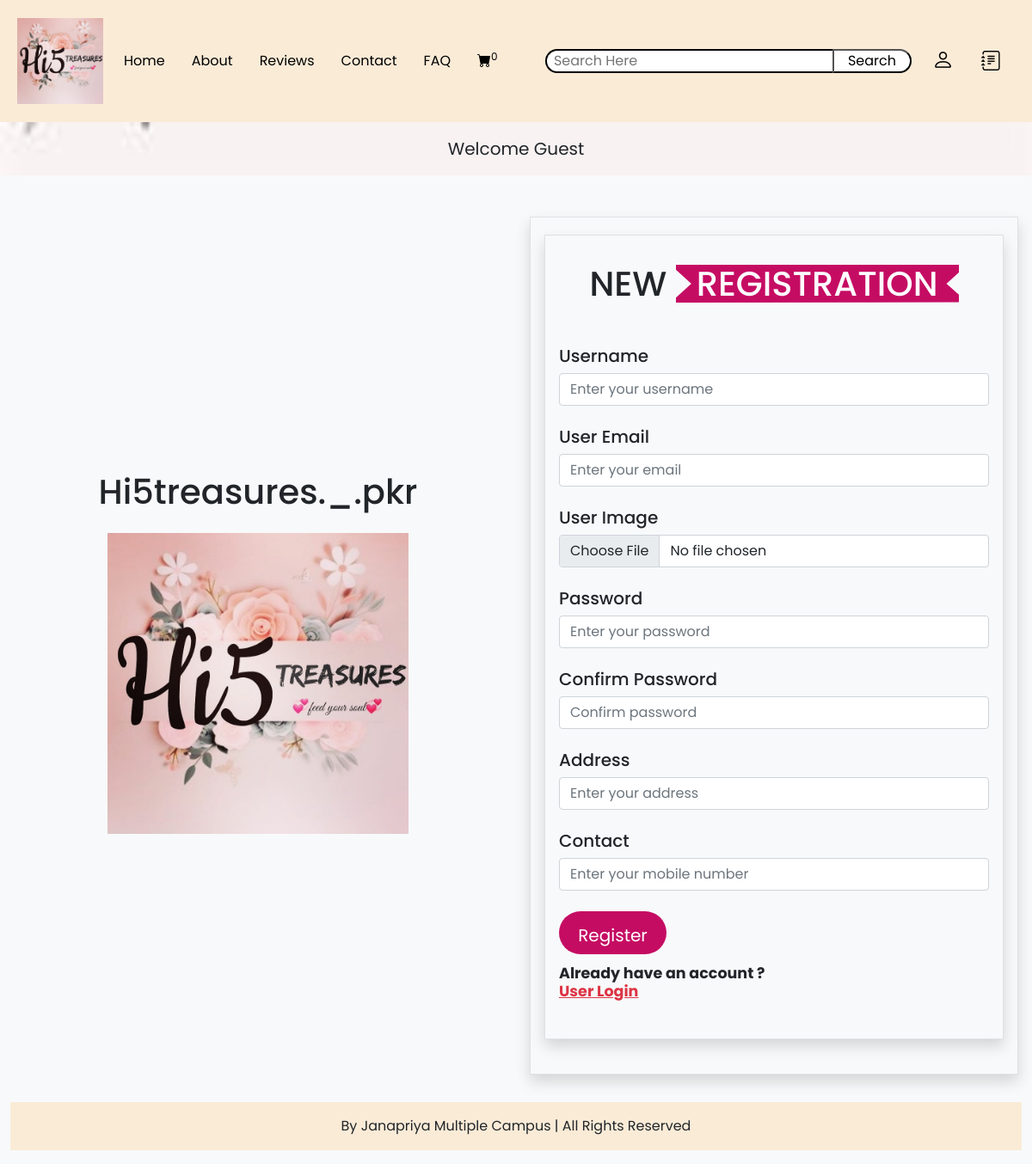
/users_area/user_registration.php, run on the app's committed database.
### tables this page shows
CREATE TABLE `about_us` (
  `about_id` int(11) NOT NULL,
  `company_name` varchar(255) NOT NULL,
  `company_logo` varchar(255) NOT NULL,
  `about_us` mediumtext NOT NULL,
  `location` varchar(100) NOT NULL,
  `email` varchar(100) NOT NULL,
  `phone` varchar(15) NOT NULL,
  `insta_link` varchar(255) NOT NULL,
  `fb_link` varchar(255) NOT NULL,
  `viber_link` varchar(255) NOT NULL,
  `whatsapp_link` varchar(255) NOT NULL,
  `extra_info` mediumtext NOT NULL,
  `motto` varchar(100) NOT NULL
);

### include_aboutus.php (called while the page is built, shortened)
<?php
include('includes/connect.php');
$select_query = mysqli_query($con, "Select * from about_us");
$result = mysqli_fetch_assoc($select_query);
$company_name = $result['company_name'];
$logo = $result['company_logo'];
?>

### users_area/user_registration.php (the view, shortened to what this page needs)
<?php
include('navbar1.php');
include('../include_aboutus.php');
?>
<!DOCTYPE html>
<html lang="en">
<head>
    <link href="https://cdn.jsdelivr.net/npm/bootstrap@5.0.2/dist/css/bootstrap.min.css" rel="stylesheet">
    <link href="../css/style.css" rel="stylesheet">
</head>
<body class="bg-light">
    <div class="container-fluid">
        <div class="row d-flex justify-content-center align-items-center">
            <div class="col-xl-6 col-lg-6 col-md-12 col-sm-12 col-12">
                <div class="text-center mt-3">
                    <h1><?php echo $company_name; ?></h1>
                    <img src="../admin_area/admin_images/<?php echo $logo; ?>" alt="" class="img-fluid mt-3" width="350px" height="350px" class="text-center">
                </div>
            </div>
            <div class="col-xl-6 col-lg-6 col-md-12 col-sm-12 col-12 p-3 my-3">
            <div class="col-xl-12 col-lg-12 col-md-12 col-sm-12 col-12 border shadow">
                    <h5 class="px-3 py-3"><?php if(isset($_SESSION['status'])){
                        echo $_SESSION['status'];
                      ?></h5>
                    </div>
                    <?php unset($_SESSION['status']);} ?>
                <div class="col-xl-12 col-lg-12 col-md-12 col-sm-12 col-12 border shadow p-3 mb-3 mt-1">
                <h1 class="text-center py-3">NEW <span class="px-4">REGISTRATION</span></h1><br>
                <form action="" method="post" enctype="multipart/form-data">
                    <div class="form-outline mb-4">
                        <label for="user_username" class="form-label">Username</label>
                        <input type="text" name="user_username" id="user_username" class="form-control" placeholder="Enter your username" autocomplete="off" required="required">
                    </div>
                    <div class="form-outline mb-4">
                        <label for="user_email" class="form-label">User Email</label>
                        <input type="email" name="user_email" id="user_email" class="form-control" placeholder="Enter your email" autocomplete="off" required="required">
                    </div>
                    <div class="form-outline mb-4">
                        <label for="user_image" class="form-label">User Image</label>
                        <input type="file" name="user_image" id="user_image" class="form-control" required="required">
                    </div>
                    <div class="form-outline mb-4">
                        <label for="user_password" class="form-label">Password</label>
                        <input type="password" name="user_password" id="user_password" class="form-control" placeholder="Enter your password" required="required" autocomplete="off">
                    </div>
                    <div class="form-outline mb-4">
                        <label for="conf_user_password" class="form-label">Confirm Password</label>
                        <input type="password" name="conf_user_password" id="conf_user_password" class="form-control" placeholder="Confirm password" required="required" autocomplete="off">
                    </div>
                    <div class="form-outline mb-4">
                        <label for="user_address" class="form-label">Address</label>
                        <input type="text" name="user_address" id="user_address" class="form-control" placeholder="Enter your address" required="required">
                    </div>
                    <div class="form-outline mb-4">
                        <label for="user_contact" class="form-label">Contact</label>
                        <input type="text" name="user_contact" id="user_contact" class="form-control" placeholder="Enter your mobile number" autocomplete="off" required="required">
                    </div>
                    <div class="mb-4">
                        <input type="submit" name="user_register" class="mbtn1 m-auto p-3" value="Register">
                        <p class="small fw-bold my-2 py-1 ">Already have an account ?<br>
                            <a href="user_login.php" class="text-danger">User Login</a><br>
                        </p>
                    </div>
                </form>
            </div>
        </div>
    </div>
                    </div>
    <footer class="inserting">
        <p class="text-center py-3"><a href="https://github.com/krishnaluharuka/Hi5treasures._.pkr" class="text-decoration-none text-dark"> By Janapriya Multiple Campus | All Rights Reserved</a></p>
    </footer>
</body>
</html>

### users_area/navbar1.php (shortened to what this page needs)
<?php
include('../includes/connect.php');
include('../include_aboutus.php');
?>
<!DOCTYPE html>
<html lang="en">
<head>
  <link href="https://cdn.jsdelivr.net/npm/bootstrap@5.0.2/dist/css/bootstrap.min.css" rel="stylesheet">
  <link rel="stylesheet" href="https://cdn.jsdelivr.net/npm/bootstrap-icons@1.11.2/font/bootstrap-icons.min.css">
  <link href="css/style.css" rel="stylesheet">
</head>
<body>
  <nav class="navbar navbar-container navbar-expand-lg bg-body-tertiary">
    <div class="container-fluid m-2">
      <?php
      echo "<a class='navbar-brand' href='home.php'>
      <img src='../admin_area/admin_images/$logo' alt='Company Logo' width='100' height='100'></a>";
      ?>
      <div class="collapse navbar-collapse" id="navbarSupportedContent">
        <ul class="navbar-nav me-auto mb-2 mb-lg-0">
          <li class="nav-item">
            <a class="nav-link active" aria-current="page" href="../home.php">Home</a>
          </li>
          <li class="nav-item">
            <a class="nav-link" href="../aboutus.php">About</a>
          </li>
          <li class="nav-item">
            <a class="nav-link" href="../reviews.php">Reviews</a>
          </li>
          <li class="nav-item">
            <a class="nav-link" href="../contact.php">Contact</a>
          </li>
          <li class="nav-item">
            <a class="nav-link" href="../faq_display.php">FAQ</a>
          </li>
          <li class="nav-item">
            <a class="nav-link" href="../cart.php"><i class="bi bi-cart-fill m-0"></i><sup><?php cart_item(); ?></sup></a>
          </li>
        </ul>
        <form class="d-flex" action="../search_product.php" method="get">
          <input class="px-2 search" type="search" height="60" placeholder="Search Here" name="search_data">
          <input type="submit" value="Search" class="btn1 px-3 me-2" name="search_data_product">
        </form>
        <?php
        if (!isset($_SESSION['username'])) {
          echo "<a class='nav-link text-dark' href='user_login.php'>
        <i class='bi bi-person'></i></a>";
          echo "<a class='nav-link text-dark ' href='user_registration.php'>
        <i class='bi bi-journal-text'></i></a>";
        } else {
          echo "<a class='nav-link text-dark' href='logout.php'>
        <i class='bi bi-box-arrow-in-right'></i></a>";
          echo "<a class='nav-link text-dark ' href='profile.php'>
        <i class='bi bi-person'></i></a>";
        }
        ?>
      </div>
    </div>
  </nav>
  <nav class="navbar-light bg">
    <div class="container">
      <div class="navbar1">
        <p class="text-center fs-5 p-2">
          <?php
          if (!isset($_SESSION['username'])) {
            echo "<a class='nav-link text-dark' href='#'>Welcome Guest</a>";
          } else {
            echo "<a class='nav-link text-dark' href='profile.php'>Welcome " . $_SESSION['username'] . "</a>";
          }
          ?>
        </p>
      </div>
    </div>
  </nav>
</body>
</html>

### css/style.css (style rules this page uses)
* { padding: 0; margin: 0; box-sizing: border-box; font-family: 'Poppins', sans-serif; }
.navbar { background-color: antiquewhite; }
.nav-item a { text-decoration: none; color: black; font-weight: 400; text-transform: capitalize; margin-right: 15px; transition: all 0.4s; padding: 10px; }
.search { border: 2px solid black; background-color: white; border-radius: 20px 0px 0px 20px; border-right: none; }
.btn1 { background-color: white; color: black; border-radius: 0px 20px 20px 0px; transition: all 0.4s; }
.bi-person { font-size: 25px; color: black; cursor: pointer; padding-top: 5px; transition: all 0.4s; }
.mbtn1 { height: 50px; width: 25%; outline: none; border: none; padding: 5px; margin: auto; color: white; background: rgb(197, 12, 99); border-radius: 50px; transition: all 0.4s; }
span { background: rgb(197, 12, 99); color: rgb(254, 253, 255); clip-path: polygon(100% 0%, 93% 50%, 100% 99%, 0% 100%, 7% 50%, 0% 0%); }
.inserting { background: antiquewhite; background-size: cover; }

### users_area/navbar1.php (style rules this page uses)
.bi-journal-text { font-size: 23px; color: black; cursor: pointer; transition: all 0.4s; }
.bg { background-image: url(../images/bg9.jpg); background-size: cover; background-repeat: no-repeat; }

### data on the page
about_us: company_logo (picture), company_name "Hi5treasures._.pkr"

### other printed values
$count_cart_items "0"
